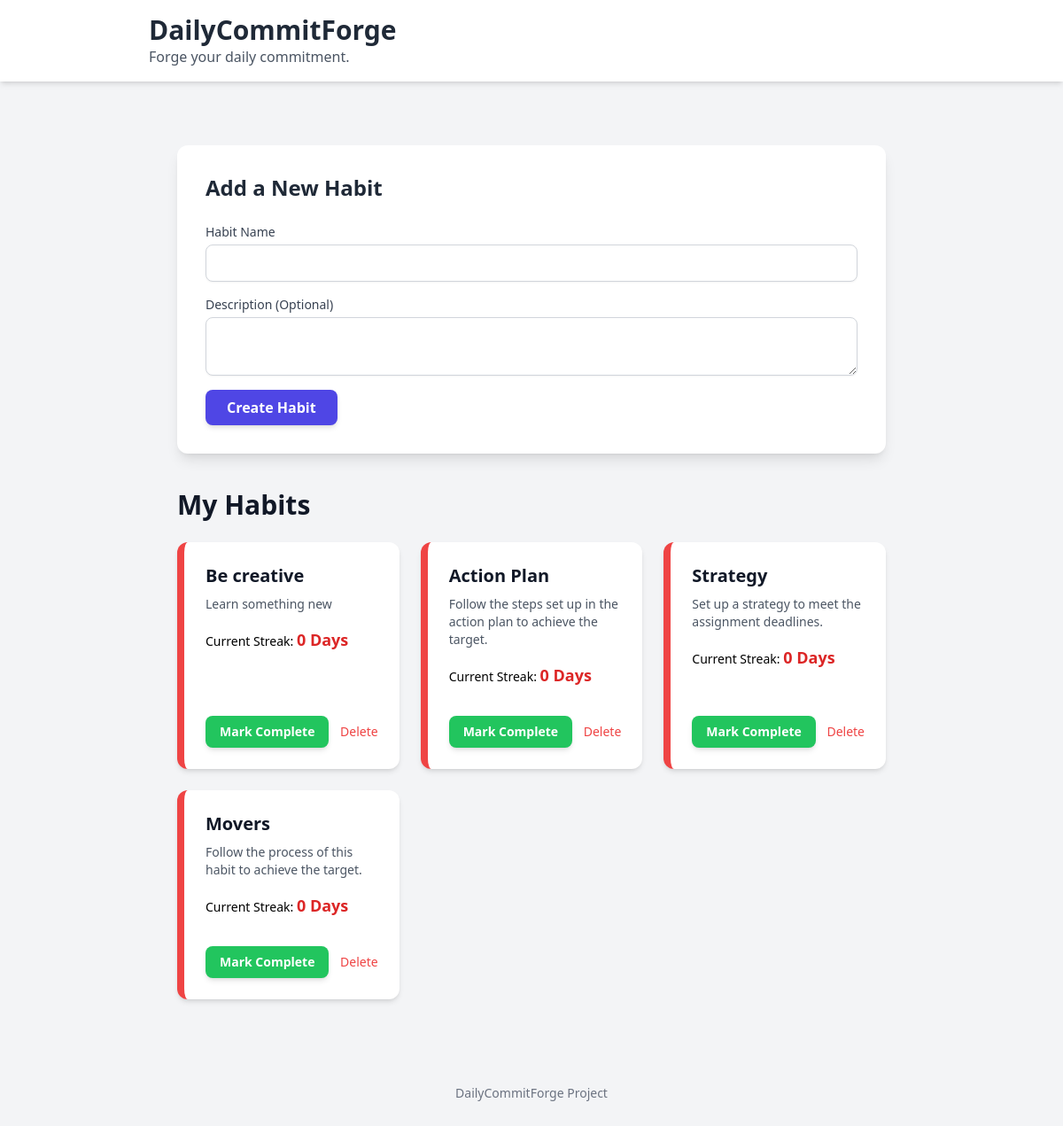
Before: / with the older database file.
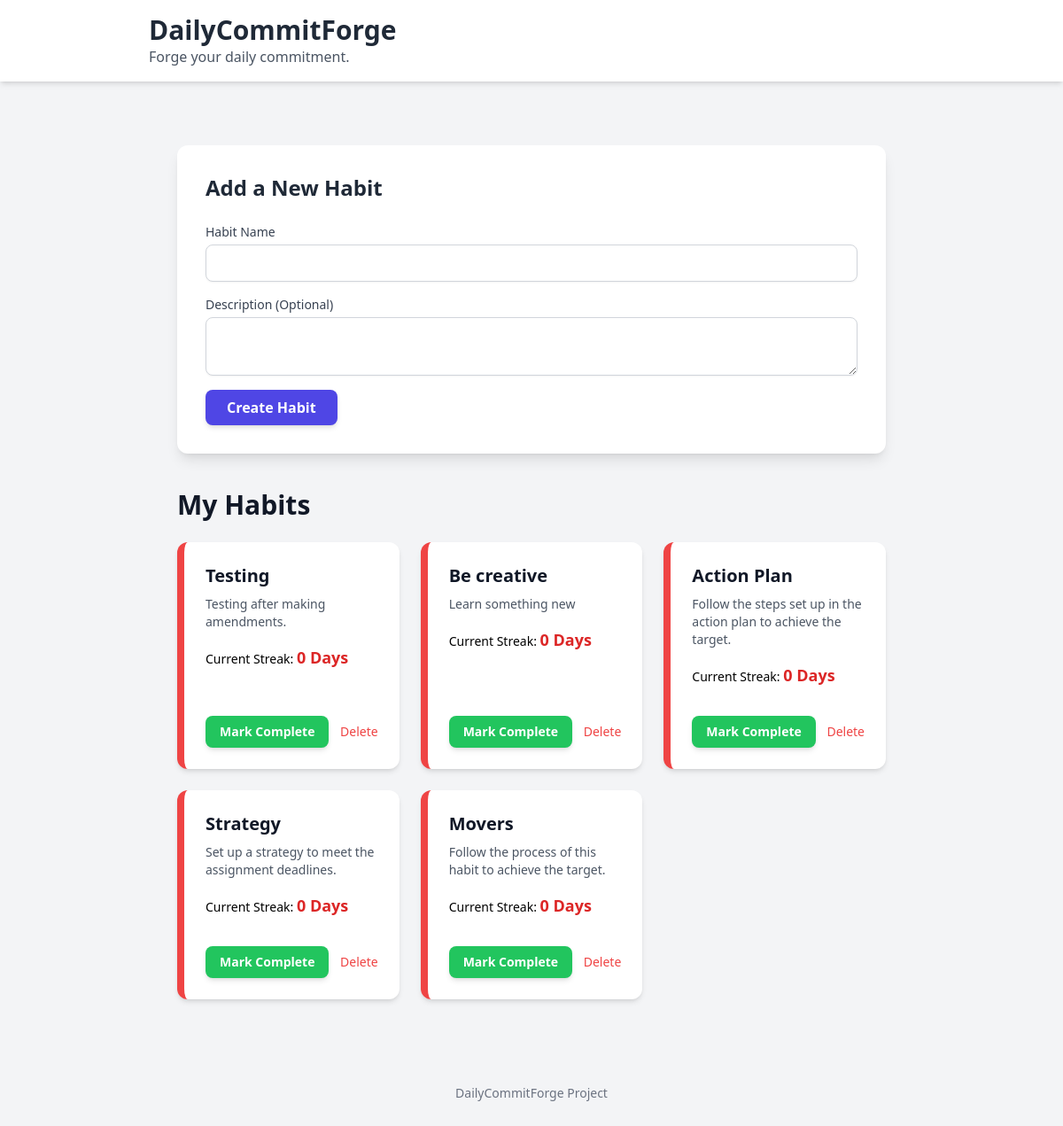
After: the same page with the newer database file.
### tables this page shows
CREATE TABLE habits (
    id INTEGER PRIMARY KEY AUTOINCREMENT,
    name TEXT NOT NULL,
    description TEXT,
    created_at DATETIME DEFAULT CURRENT_TIMESTAMP
);

### app.py (the view)
@app.route('/')
def index():
    db = get_db()
    today = date.today()
    habits_data = []
    try:
        habits_rows = db.execute(
            "SELECT * FROM habits ORDER BY created_at DESC"
        ).fetchall()
        for habit in habits_rows:
            completions_rows = db.execute(
                "SELECT completion_date FROM completions WHERE habit_id = ? ORDER BY completion_date",
                (habit['id'],)
            ).fetchall()
            completion_dates = [c['completion_date'] for c in completions_rows]
            current_streak, longest_streak, is_completed, is_due = calculate_streak(completion_dates, today)
            habits_data.append({
                'id': habit['id'],
                'name': habit['name'],
                'description': habit['description'],
                'created_at': habit['created_at'],
                'current_streak': current_streak,
                'longest_streak': longest_streak,
                'completed_today': is_completed,
                'is_due': is_due,
            })
    except sqlite3.Error as e:
        print(f"Database Error during index route: {e}")
        habits_data = []
    return render_template("index.html", habits=habits_data)

### app.py (called while the page is built)
def get_db():
    if 'db' not in g:
        g.db = sqlite3.connect(
            app.config['DATABASE'],
            detect_types=sqlite3.PARSE_DECLTYPES
        )
        g.db.row_factory = sqlite3.Row
    return g.db

### templates/index.html (shortened to what this page needs)
{% extends 'layout.html' %}
{% block content %}
<div class="container mx-auto p-4 md:p-8">
    <div class="bg-white p-6 md:p-8 rounded-xl shadow-lg mb-10">
        <h2 class="text-2xl font-semibold text-gray-800 mb-6">Add a New Habit</h2>
        <form method="POST" action="/add" class="space-y-4">
            <div>
                <label for="name" class="block text-sm font-medium text-gray-700">Habit Name</label>
                <input type="text" id="name" name="name" required
                       class="mt-1 block w-full px-4 py-2 border border-gray-300 rounded-lg shadow-sm focus:ring-indigo-500 focus:border-indigo-500 transition duration-150 ease-in-out">
            </div>
            <div>
                <label for="description" class="block text-sm font-medium text-gray-700">Description (Optional)</label>
                <textarea id="description" name="description" rows="2"
                          class="mt-1 block w-full px-4 py-2 border border-gray-300 rounded-lg shadow-sm focus:ring-indigo-500 focus:border-indigo-500 transition duration-150 ease-in-out"></textarea>
            </div>
            <button type="submit"
                    class="w-full md:w-auto px-6 py-2 bg-indigo-600 text-white font-semibold rounded-lg shadow-md hover:bg-indigo-700 focus:outline-none focus:ring-2 focus:ring-indigo-500 focus:ring-offset-2 transition duration-150 ease-in-out">
                Create Habit
            </button>
        </form>
    </div>
    <h2 class="text-3xl font-bold text-gray-900 mb-6">My Habits</h2>
    {% if habits %}
        <div class="grid grid-cols-1 md:grid-cols-2 lg:grid-cols-3 gap-6">
            {% for habit in habits %}
            {% set streak_days = habit.current_streak %}
            {% if streak_days == 0 %}
                {% set border_color = "border-red-500" %}
                {% set text_color = "text-red-600" %}
                {% set action_text = "Start Now" %}
            {% elif streak_days <= 4 %}
                {% set border_color = "border-amber-500" %}
                {% set text_color = "text-amber-600" %}
                {% set action_text = "Keep Going" %}
            {% else %}
                {% set border_color = "border-green-500" %}
                {% set text_color = "text-green-600" %}
                {% set action_text = "Maintain Streak" %}
            {% endif %}
            <div class="bg-white p-6 rounded-xl shadow-md border-l-8 {{ border_color }} flex flex-col justify-between h-full">
                <div>
                    <h3 class="text-xl font-bold text-gray-900 mb-2">{{ habit.name }}</h3>
                    <p class="text-gray-600 text-sm mb-4">{{ habit.description or 'No description provided.' }}</p>
                    <p class="text-sm font-medium mb-4">
                        Current Streak: <span class="text-lg font-extrabold {{ text_color }}">{{ streak_days }} Day{% if streak_days != 1 %}s{% endif %}</span>
                    </p>
                </div>
                <div class="flex items-center justify-between mt-4">
                    {% if habit.completed_today %}
                    <button disabled class="px-4 py-2 text-sm font-semibold rounded-lg bg-gray-200 text-gray-600 cursor-not-allowed">
                        Completed Today!
                    </button>
                    {% else %}
                    <form method="POST" action="/complete/{{ habit.id }}">
                        <button type="submit" class="px-4 py-2 text-sm font-semibold rounded-lg bg-green-500 text-white shadow-md hover:bg-green-600 transition duration-150 ease-in-out">
                            Mark Complete
                        </button>
                    </form>
                    {% endif %}
                    <button onclick="openModal({{ habit.id }})"
                        class="text-red-500 hover:text-red-700 text-sm transition duration-150 ease-in-out">
                        Delete
                    </button>
                </div>
            </div>
            {% endfor %}
        </div>
    {% else %}
        <div class="bg-white p-6 md:p-8 rounded-xl shadow-lg">
            <p class="text-gray-600 text-lg">You haven't added any habits yet. Add one above to get started!</p>
        </div>
    {% endif %}
</div>
{% endblock %}

### templates/layout.html (shortened to what this page needs)
<!DOCTYPE html>
<html lang="en">
<head>
    <script src="https://cdn.tailwindcss.com"></script>
</head>
<body class="bg-gray-100 font-sans antialiased">
    <nav class="bg-white shadow-md">
        <div class="max-w-4xl mx-auto px-4 py-4">
            <h1 class="text-3xl font-bold text-gray-800">DailyCommitForge</h1>
            <p class="text-gray-600">Forge your daily commitment.</p>
        </div>
    </nav>
    <main class="max-w-4xl mx-auto p-4 mt-6">
        {% block content %}{% endblock %}
    </main>
    <footer class="text-center text-gray-500 text-sm mt-12 pb-8">
        DailyCommitForge Project
    </footer>
</body>
</html>

Changed rows visible on the page:
added habits: name "Testing", description "Testing after making amendments.", streak_days "0"
